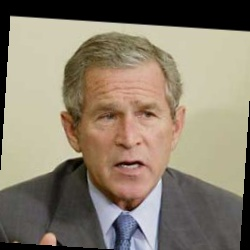
#> input picture face detection/dataset/training-data/3/George_W_Bush_0015.jpg, 250 x 250 px; its folder holds only this picture in this run
$ jupyter execute --allow-errors 'face recognition.ipynb'
#> lines starting #> are read from the running program, lines starting #| are printed output that depends on the picture
# Import libraries

[cell 1]
# import required libraries
import cv2
import os
import numpy as np
import matplotlib.pyplot as plt
from PIL import Image

[cell 2]
#set the path of training image and testing images
training_data_folder_path = 'dataset/training-data'
test_data_folder_path = 'dataset/test-data'

[cell 3]
#read a sample training image
random_image = cv2.imread('dataset/training-data/2/George_Robertson_0001.jpg')
fig = plt.figure()
ax1 = fig.add_axes((0.1, 0.2, 0.8, 0.7))
ax1.set_title('Image from category 1')# change category name accordingly

# show a sample training image
#> (the rest of this cell did not finish here and is left out)

# face detection

[cell 4]
# set the path of harcascade pretrained model for face detection
haarcascade_frontalface = 'opencv_xml_files/ haarcascade_frontalface.xml'

[cell 5]
# define a function to detect faces of training images
def detect_face(input_img):

    #Convert RGB image to grayscale image
    image = cv2.cvtColor(input_img, cv2.COLOR_BGR2GRAY)

    # Load pretrained haar-cascade model for face detection
    face_cascade = cv2.CascadeClassifier('opencv_xml_files/haarcascade_frontalface.xml')

    #detect face of input image
    faces = face_cascade.detectMultiScale(image, scaleFactor=1.2, minNeighbors=5);

    #if loop to check if any face is detected
    if (len(faces) == 0):
        return -1, -1

    # determine the coordinates of bounding box of detected face
    (x, y, w, h) = faces[0]

    #return the face and boubnding box on rectangle
    return image[y:y+w, x:x+h], faces[0]

# prepare training dataset

[cell 6]
#defines a function for training preparation
def prepare_training_data(training_data_folder_path):

    #define two emplty lists to store the detected faces and their labels
#> called with training_data_folder_path = 'dataset/training-data'
    detected_faces = []
    face_labels = []

    #access the list of folders or directories of training images inside the training images folder
    traning_image_dirs = os.listdir(training_data_folder_path)

    # iterate through the list of training folders
    for dir_name in traning_image_dirs:
        #set the label or category of images, actually folder names are the labels of images
        label = int(dir_name)
        #set the path of the each folder of training images
        training_image_path = training_data_folder_path + "/" + dir_name
        #get the list of names of the training images
        training_images_names = os.listdir(training_image_path)

        #iterate through the list of names of training images
        for image_name in training_images_names:
            #get the path of each image
            image_path = training_image_path  + "/" + image_name
            #read each train image
            image = cv2.imread(image_path)
#> image is the input picture: shape (250, 250, 3); mean B, G, R 109.5, 126.5, 137.3
            #detect the face of each image
            face, rect = detect_face(image)
#> in detect_face, `image = cv2.cvtColor(input_img, cv2.COLOR_BGR2GRAY)`:
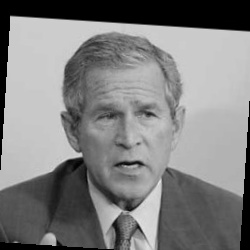
#> image: shape (250, 250); min 0, max 230, mean 127.8
#> in detect_face, `faces = face_cascade.detectMultiScale(image, scaleFactor=1.2, minNeigh..`: faces = [[72, 70, 112, 112]]
#> in detect_face, `(x, y, w, h) = faces[0]`: x = 72; y = 70; w = 112
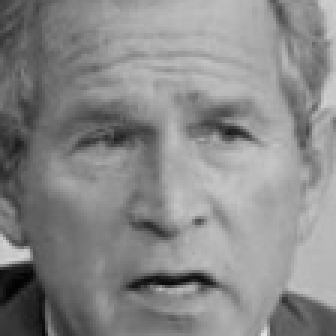
#> face: shape (112, 112) (shown 3 times larger); min 1, max 226, mean 136.4
#> rect = [72, 70, 112, 112]

            if face is not -1:
                resized_face = cv2.resize(face, (121,121), interpolation = cv2.INTER_AREA)
                detected_faces.append(resized_face)
                face_labels.append(label)
#> pass 2 of the loop in prepare_training_data, `for dir_name in traning_image_dirs:`:
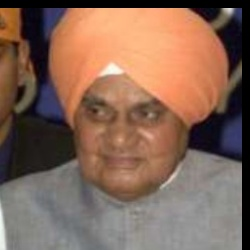
#> input picture face detection/dataset/training-data/4/Atal_Bihari_Vajpayee_0010.jpg, 250 x 250 px
#> in prepare_training_data, image is the input picture: shape (250, 250, 3); mean B, G, R 86.6, 102.2, 132.2
#> in detect_face (call 2), `image = cv2.cvtColor(input_img, cv2.COLOR_BGR2GRAY)`:
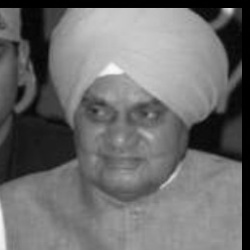
#> image: shape (250, 250); min 0, max 249, mean 109.4
#> faces = [[62, 70, 119, 119]]
#> x = 62; w = 119
#> in prepare_training_data, `face, rect = detect_face(image)`:
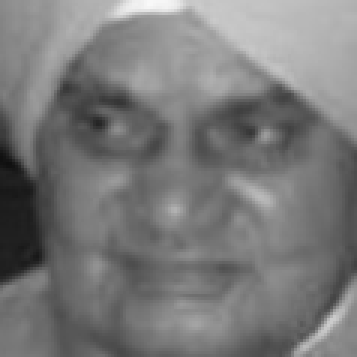
#> face: shape (119, 119) (shown 3 times larger); min 15, max 249, mean 121.1
#> rect = [62, 70, 119, 119]

    #return the detected faces and their labels
    return detected_faces, face_labels
